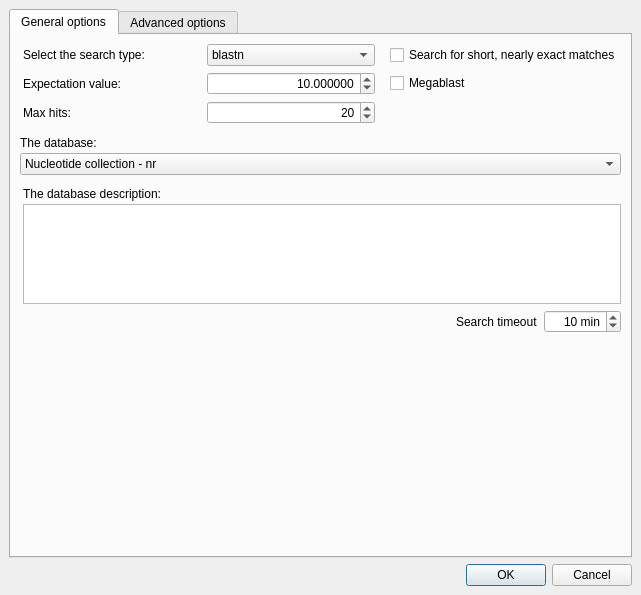
<?xml version="1.0" encoding="UTF-8"?>
<ui version="4.0">
 <class>RemoteBLASTDialog</class>
 <widget class="QDialog" name="RemoteBLASTDialog">
  <property name="geometry">
   <rect>
    <x>0</x>
    <y>0</y>
    <width>641</width>
    <height>595</height>
   </rect>
  </property>
  <property name="sizePolicy">
   <sizepolicy hsizetype="Preferred" vsizetype="MinimumExpanding">
    <horstretch>0</horstretch>
    <verstretch>0</verstretch>
   </sizepolicy>
  </property>
  <property name="windowTitle">
   <string>Search Through a Remote Database</string>
  </property>
  <property name="autoFillBackground">
   <bool>false</bool>
  </property>
  <property name="sizeGripEnabled">
   <bool>false</bool>
  </property>
  <property name="modal">
   <bool>false</bool>
  </property>
  <layout class="QVBoxLayout" name="verticalLayout_3">
   <property name="sizeConstraint">
    <enum>QLayout::SetMinAndMaxSize</enum>
   </property>
   <item>
    <widget class="QTabWidget" name="optionsTab">
     <property name="sizePolicy">
      <sizepolicy hsizetype="Expanding" vsizetype="MinimumExpanding">
       <horstretch>0</horstretch>
       <verstretch>0</verstretch>
      </sizepolicy>
     </property>
     <property name="currentIndex">
      <number>0</number>
     </property>
     <widget class="QWidget" name="tabGeneralOptions">
      <attribute name="title">
       <string>General options</string>
      </attribute>
      <layout class="QVBoxLayout" name="verticalLayout_2" stretch="0,0,0,0,0,1">
       <property name="sizeConstraint">
        <enum>QLayout::SetMinAndMaxSize</enum>
       </property>
       <item>
        <layout class="QGridLayout" name="layoutSearchOptions">
         <property name="sizeConstraint">
          <enum>QLayout::SetMinAndMaxSize</enum>
         </property>
         <property name="leftMargin">
          <number>3</number>
         </property>
         <property name="horizontalSpacing">
          <number>15</number>
         </property>
         <item row="0" column="0">
          <widget class="QLabel" name="lblDatabase">
           <property name="text">
            <string>Select the search type:</string>
           </property>
          </widget>
         </item>
         <item row="0" column="1">
          <widget class="QComboBox" name="dataBase">
           <item>
            <property name="text">
             <string>blastn</string>
            </property>
           </item>
           <item>
            <property name="text">
             <string>blastp</string>
            </property>
           </item>
           <item>
            <property name="text">
             <string>cdd</string>
            </property>
           </item>
          </widget>
         </item>
         <item row="0" column="2">
          <widget class="QCheckBox" name="shortSequenceCheckBox">
           <property name="text">
            <string>Search for short, nearly exact matches</string>
           </property>
          </widget>
         </item>
         <item row="2" column="0">
          <widget class="QLabel" name="lblEvalue">
           <property name="text">
            <string>Expectation value:</string>
           </property>
          </widget>
         </item>
         <item row="2" column="2">
          <widget class="QCheckBox" name="megablastCheckBox">
           <property name="text">
            <string>Megablast</string>
           </property>
          </widget>
         </item>
         <item row="3" column="0">
          <widget class="QLabel" name="lblQuantity">
           <property name="text">
            <string>Max hits:</string>
           </property>
          </widget>
         </item>
         <item row="3" column="1">
          <widget class="QSpinBox" name="quantitySpinBox">
           <property name="alignment">
            <set>Qt::AlignRight|Qt::AlignTrailing|Qt::AlignVCenter</set>
           </property>
           <property name="maximum">
            <number>5000</number>
           </property>
           <property name="singleStep">
            <number>10</number>
           </property>
           <property name="value">
            <number>20</number>
           </property>
          </widget>
         </item>
         <item row="2" column="1">
          <widget class="QDoubleSpinBox" name="evalueSpinBox">
           <property name="alignment">
            <set>Qt::AlignRight|Qt::AlignTrailing|Qt::AlignVCenter</set>
           </property>
           <property name="decimals">
            <number>6</number>
           </property>
           <property name="minimum">
            <double>0.000001000000000</double>
           </property>
           <property name="maximum">
            <double>100000.000000000000000</double>
           </property>
           <property name="value">
            <double>10.000000000000000</double>
           </property>
          </widget>
         </item>
        </layout>
       </item>
       <item>
        <layout class="QVBoxLayout" name="layoutDb">
         <property name="spacing">
          <number>3</number>
         </property>
         <property name="sizeConstraint">
          <enum>QLayout::SetMinAndMaxSize</enum>
         </property>
         <property name="topMargin">
          <number>6</number>
         </property>
         <item>
          <widget class="QLabel" name="lblDb">
           <property name="text">
            <string>The database:</string>
           </property>
          </widget>
         </item>
         <item>
          <widget class="QComboBox" name="dbComboBox">
           <property name="currentIndex">
            <number>2</number>
           </property>
           <item>
            <property name="text">
             <string>Human genomic plus transcript - est_human</string>
            </property>
           </item>
           <item>
            <property name="text">
             <string>Mouse genomic plus transcript - est_mouse</string>
            </property>
           </item>
           <item>
            <property name="text">
             <string>Nucleotide collection - nr</string>
            </property>
           </item>
           <item>
            <property name="text">
             <string>Reference nRNA sequences - refseq_rna</string>
            </property>
           </item>
           <item>
            <property name="text">
             <string>Reference genomic seqence - refseq_genomic</string>
            </property>
           </item>
           <item>
            <property name="text">
             <string>NCBI genomes - chromosome</string>
            </property>
           </item>
           <item>
            <property name="text">
             <string>Express sequence tags - est</string>
            </property>
           </item>
           <item>
            <property name="text">
             <string>Non-human, non-mouse ESTs - est_other</string>
            </property>
           </item>
           <item>
            <property name="text">
             <string>Genomic survey sequences - gss</string>
            </property>
           </item>
           <item>
            <property name="text">
             <string>High throughput genomic sequences - HTGS</string>
            </property>
           </item>
           <item>
            <property name="text">
             <string>Patent sequences - pat</string>
            </property>
           </item>
           <item>
            <property name="text">
             <string>Protein data bank - pdb</string>
            </property>
           </item>
           <item>
            <property name="text">
             <string>Human ALU repeat elements - alu_repeats</string>
            </property>
           </item>
           <item>
            <property name="text">
             <string>Sequence tagged sites - dbsts</string>
            </property>
           </item>
           <item>
            <property name="text">
             <string>Whole-genome shotgun reads - wgs</string>
            </property>
           </item>
           <item>
            <property name="text">
             <string>Environmental samples - env_nt</string>
            </property>
           </item>
          </widget>
         </item>
        </layout>
       </item>
       <item>
        <layout class="QVBoxLayout" name="layoutDbDescription">
         <property name="spacing">
          <number>3</number>
         </property>
         <property name="sizeConstraint">
          <enum>QLayout::SetMinAndMaxSize</enum>
         </property>
         <property name="leftMargin">
          <number>3</number>
         </property>
         <property name="topMargin">
          <number>6</number>
         </property>
         <item>
          <widget class="QLabel" name="lblDbDescription">
           <property name="text">
            <string>The database description:</string>
           </property>
          </widget>
         </item>
         <item>
          <widget class="QTextEdit" name="teDbDescription">
           <property name="sizePolicy">
            <sizepolicy hsizetype="Expanding" vsizetype="MinimumExpanding">
             <horstretch>0</horstretch>
             <verstretch>0</verstretch>
            </sizepolicy>
           </property>
           <property name="minimumSize">
            <size>
             <width>0</width>
             <height>100</height>
            </size>
           </property>
           <property name="maximumSize">
            <size>
             <width>16777215</width>
             <height>100</height>
            </size>
           </property>
           <property name="readOnly">
            <bool>true</bool>
           </property>
           <property name="html">
            <string>&lt;!DOCTYPE HTML PUBLIC &quot;-//W3C//DTD HTML 4.0//EN&quot; &quot;http://www.w3.org/TR/REC-html40/strict.dtd&quot;&gt;
&lt;html&gt;&lt;head&gt;&lt;meta name=&quot;qrichtext&quot; content=&quot;1&quot; /&gt;&lt;style type=&quot;text/css&quot;&gt;
p, li { white-space: pre-wrap; }
&lt;/style&gt;&lt;/head&gt;&lt;body style=&quot; font-family:'Lucida Grande'; font-size:13pt; font-weight:400; font-style:normal;&quot;&gt;
&lt;p style=&quot;-qt-paragraph-type:empty; margin-top:0px; margin-bottom:0px; margin-left:0px; margin-right:0px; -qt-block-indent:0; text-indent:0px; font-family:'MS Shell Dlg 2'; font-size:8pt;&quot;&gt;&lt;br /&gt;&lt;/p&gt;&lt;/body&gt;&lt;/html&gt;</string>
           </property>
          </widget>
         </item>
        </layout>
       </item>
       <item>
        <layout class="QVBoxLayout" name="layoutAnnotations">
         <property name="sizeConstraint">
          <enum>QLayout::SetMinAndMaxSize</enum>
         </property>
        </layout>
       </item>
       <item>
        <layout class="QHBoxLayout" name="layoutTimeout">
         <property name="sizeConstraint">
          <enum>QLayout::SetMinAndMaxSize</enum>
         </property>
         <item>
          <spacer name="spacerTimeout">
           <property name="orientation">
            <enum>Qt::Horizontal</enum>
           </property>
           <property name="sizeHint" stdset="0">
            <size>
             <width>40</width>
             <height>20</height>
            </size>
           </property>
          </spacer>
         </item>
         <item>
          <widget class="QLabel" name="lblTimeout">
           <property name="text">
            <string>Search timeout</string>
           </property>
          </widget>
         </item>
         <item>
          <widget class="QSpinBox" name="retrySpinBox">
           <property name="sizePolicy">
            <sizepolicy hsizetype="Preferred" vsizetype="Fixed">
             <horstretch>0</horstretch>
             <verstretch>0</verstretch>
            </sizepolicy>
           </property>
           <property name="alignment">
            <set>Qt::AlignRight|Qt::AlignTrailing|Qt::AlignVCenter</set>
           </property>
           <property name="suffix">
            <string> min</string>
           </property>
           <property name="minimum">
            <number>1</number>
           </property>
           <property name="maximum">
            <number>6000</number>
           </property>
           <property name="singleStep">
            <number>1</number>
           </property>
           <property name="value">
            <number>10</number>
           </property>
          </widget>
         </item>
        </layout>
       </item>
       <item>
        <spacer name="verticalSpacer_4">
         <property name="orientation">
          <enum>Qt::Vertical</enum>
         </property>
         <property name="sizeType">
          <enum>QSizePolicy::MinimumExpanding</enum>
         </property>
         <property name="sizeHint" stdset="0">
          <size>
           <width>0</width>
           <height>0</height>
          </size>
         </property>
        </spacer>
       </item>
      </layout>
     </widget>
     <widget class="QWidget" name="tabAdvancedOptions">
      <attribute name="title">
       <string>Advanced options</string>
      </attribute>
      <layout class="QVBoxLayout" name="verticalLayout_8">
       <property name="sizeConstraint">
        <enum>QLayout::SetMinAndMaxSize</enum>
       </property>
       <item>
        <layout class="QGridLayout" name="layoutAdvancedOptions">
         <item row="0" column="1">
          <widget class="QComboBox" name="wordSizeComboBox">
           <property name="sizePolicy">
            <sizepolicy hsizetype="Preferred" vsizetype="Fixed">
             <horstretch>2</horstretch>
             <verstretch>0</verstretch>
            </sizepolicy>
           </property>
           <property name="currentIndex">
            <number>0</number>
           </property>
           <item>
            <property name="text">
             <string>3</string>
            </property>
           </item>
           <item>
            <property name="text">
             <string>7</string>
            </property>
           </item>
           <item>
            <property name="text">
             <string>11</string>
            </property>
           </item>
           <item>
            <property name="text">
             <string>15</string>
            </property>
           </item>
          </widget>
         </item>
         <item row="0" column="0">
          <widget class="QLabel" name="lblWordSize">
           <property name="sizePolicy">
            <sizepolicy hsizetype="Minimum" vsizetype="Preferred">
             <horstretch>0</horstretch>
             <verstretch>0</verstretch>
            </sizepolicy>
           </property>
           <property name="text">
            <string>Word size</string>
           </property>
          </widget>
         </item>
         <item row="0" column="3">
          <widget class="QLabel" name="lblCosts">
           <property name="text">
            <string>Gap costs</string>
           </property>
          </widget>
         </item>
         <item row="0" column="4">
          <widget class="QComboBox" name="costsComboBox">
           <property name="sizePolicy">
            <sizepolicy hsizetype="Preferred" vsizetype="Fixed">
             <horstretch>2</horstretch>
             <verstretch>0</verstretch>
            </sizepolicy>
           </property>
           <property name="currentIndex">
            <number>0</number>
           </property>
           <item>
            <property name="text">
             <string>11 1</string>
            </property>
           </item>
           <item>
            <property name="text">
             <string>5 2</string>
            </property>
           </item>
           <item>
            <property name="text">
             <string>4 2</string>
            </property>
           </item>
           <item>
            <property name="text">
             <string>1 2</string>
            </property>
           </item>
           <item>
            <property name="text">
             <string>0 2</string>
            </property>
           </item>
           <item>
            <property name="text">
             <string>3 1</string>
            </property>
           </item>
           <item>
            <property name="text">
             <string>2 1</string>
            </property>
           </item>
           <item>
            <property name="text">
             <string>1 1</string>
            </property>
           </item>
          </widget>
         </item>
         <item row="1" column="0">
          <widget class="QLabel" name="lblScores">
           <property name="sizePolicy">
            <sizepolicy hsizetype="Minimum" vsizetype="Preferred">
             <horstretch>0</horstretch>
             <verstretch>0</verstretch>
            </sizepolicy>
           </property>
           <property name="text">
            <string>Match scores</string>
           </property>
          </widget>
         </item>
         <item row="1" column="1">
          <widget class="QComboBox" name="scoresComboBox">
           <property name="currentIndex">
            <number>0</number>
           </property>
           <item>
            <property name="text">
             <string>1 -2</string>
            </property>
           </item>
           <item>
            <property name="text">
             <string>1 -3</string>
            </property>
           </item>
           <item>
            <property name="text">
             <string>1 -4</string>
            </property>
           </item>
           <item>
            <property name="text">
             <string>2 -3</string>
            </property>
           </item>
           <item>
            <property name="text">
             <string>4 -5</string>
            </property>
           </item>
           <item>
            <property name="text">
             <string>1 -1</string>
            </property>
           </item>
          </widget>
         </item>
         <item row="3" column="0">
          <widget class="QLabel" name="lblMatrix">
           <property name="sizePolicy">
            <sizepolicy hsizetype="Minimum" vsizetype="Preferred">
             <horstretch>0</horstretch>
             <verstretch>0</verstretch>
            </sizepolicy>
           </property>
           <property name="text">
            <string>Matrix</string>
           </property>
          </widget>
         </item>
         <item row="3" column="1">
          <widget class="QComboBox" name="matrixComboBox"/>
         </item>
         <item row="5" column="1" colspan="4">
          <widget class="QLineEdit" name="phiPatternEdit"/>
         </item>
         <item row="5" column="0">
          <widget class="QLabel" name="lblPhiPattern">
           <property name="text">
            <string>PHI pattern</string>
           </property>
          </widget>
         </item>
         <item row="0" column="2">
          <spacer name="spacerAdvancedOptions1">
           <property name="orientation">
            <enum>Qt::Horizontal</enum>
           </property>
           <property name="sizeHint" stdset="0">
            <size>
             <width>40</width>
             <height>20</height>
            </size>
           </property>
          </spacer>
         </item>
         <item row="2" column="0">
          <widget class="QLabel" name="lblEntrezQuery">
           <property name="text">
            <string>Entrez query</string>
           </property>
          </widget>
         </item>
         <item row="2" column="1" colspan="4">
          <widget class="QLineEdit" name="entrezQueryEdit"/>
         </item>
         <item row="3" column="3">
          <widget class="QLabel" name="lblService">
           <property name="text">
            <string>Service</string>
           </property>
          </widget>
         </item>
         <item row="3" column="2">
          <spacer name="spacerAdvancedOptions2">
           <property name="orientation">
            <enum>Qt::Horizontal</enum>
           </property>
           <property name="sizeHint" stdset="0">
            <size>
             <width>40</width>
             <height>20</height>
            </size>
           </property>
          </spacer>
         </item>
         <item row="3" column="4">
          <widget class="QComboBox" name="serviceComboBox">
           <item>
            <property name="text">
             <string>plain</string>
            </property>
           </item>
           <item>
            <property name="text">
             <string>psi</string>
            </property>
           </item>
           <item>
            <property name="text">
             <string>phi</string>
            </property>
           </item>
          </widget>
         </item>
        </layout>
       </item>
       <item>
        <layout class="QHBoxLayout" name="layoutFiltersAndMasks">
         <item>
          <widget class="QGroupBox" name="gbFilters">
           <property name="title">
            <string>Filters</string>
           </property>
           <layout class="QVBoxLayout" name="verticalLayout_7">
            <item>
             <widget class="QCheckBox" name="lowComplexityFilterCheckBox">
              <property name="text">
               <string>Low complexity filter</string>
              </property>
             </widget>
            </item>
            <item>
             <widget class="QCheckBox" name="repeatsCheckBox">
              <property name="text">
               <string>Human repeats filter</string>
              </property>
             </widget>
            </item>
           </layout>
          </widget>
         </item>
         <item>
          <widget class="QGroupBox" name="gbMasks">
           <property name="title">
            <string>Masks</string>
           </property>
           <layout class="QVBoxLayout" name="verticalLayout">
            <item>
             <widget class="QCheckBox" name="lookupMaskCheckBox">
              <property name="text">
               <string>Mask for lookup table only</string>
              </property>
             </widget>
            </item>
            <item>
             <widget class="QCheckBox" name="lowerCaseCheckBox">
              <property name="text">
               <string>Mask lower case letters</string>
              </property>
             </widget>
            </item>
           </layout>
          </widget>
         </item>
        </layout>
       </item>
       <item>
        <widget class="QGroupBox" name="gbFilterResults">
         <property name="title">
          <string>Filter results</string>
         </property>
         <layout class="QVBoxLayout" name="verticalLayout_6">
          <item>
           <layout class="QGridLayout" name="layoutFilterResults">
            <item row="4" column="0">
             <spacer name="verticalSpacer">
              <property name="orientation">
               <enum>Qt::Vertical</enum>
              </property>
              <property name="sizeHint" stdset="0">
               <size>
                <width>20</width>
                <height>40</height>
               </size>
              </property>
             </spacer>
            </item>
            <item row="4" column="1">
             <spacer name="verticalSpacer_3">
              <property name="orientation">
               <enum>Qt::Vertical</enum>
              </property>
              <property name="sizeHint" stdset="0">
               <size>
                <width>39</width>
                <height>13</height>
               </size>
              </property>
             </spacer>
            </item>
            <item row="0" column="0">
             <widget class="QLabel" name="label_8">
              <property name="text">
               <string>Filter by</string>
              </property>
             </widget>
            </item>
            <item row="0" column="1">
             <widget class="QLabel" name="label_11">
              <property name="text">
               <string>Select result by</string>
              </property>
             </widget>
            </item>
            <item row="1" column="0">
             <widget class="QCheckBox" name="accessionCheckBox">
              <property name="text">
               <string>accession</string>
              </property>
             </widget>
            </item>
            <item row="1" column="1">
             <widget class="QRadioButton" name="evalueRadioButton">
              <property name="text">
               <string>EValue</string>
              </property>
              <property name="checked">
               <bool>true</bool>
              </property>
             </widget>
            </item>
            <item row="2" column="0">
             <widget class="QCheckBox" name="defCheckBox">
              <property name="text">
               <string>def (filter by definition of annotations)</string>
              </property>
             </widget>
            </item>
            <item row="3" column="0">
             <widget class="QCheckBox" name="idCheckBox">
              <property name="text">
               <string>id</string>
              </property>
             </widget>
            </item>
            <item row="2" column="1">
             <widget class="QRadioButton" name="scoreRadioButton">
              <property name="text">
               <string>Score</string>
              </property>
             </widget>
            </item>
           </layout>
          </item>
         </layout>
        </widget>
       </item>
       <item>
        <spacer name="verticalSpacer_2">
         <property name="orientation">
          <enum>Qt::Vertical</enum>
         </property>
         <property name="sizeHint" stdset="0">
          <size>
           <width>20</width>
           <height>40</height>
          </size>
         </property>
        </spacer>
       </item>
      </layout>
     </widget>
    </widget>
   </item>
   <item>
    <widget class="QDialogButtonBox" name="buttonBox">
     <property name="standardButtons">
      <set>QDialogButtonBox::Cancel|QDialogButtonBox::Ok</set>
     </property>
    </widget>
   </item>
  </layout>
 </widget>
 <layoutdefault spacing="6" margin="9"/>
 <tabstops>
  <tabstop>optionsTab</tabstop>
  <tabstop>dataBase</tabstop>
  <tabstop>shortSequenceCheckBox</tabstop>
  <tabstop>megablastCheckBox</tabstop>
  <tabstop>quantitySpinBox</tabstop>
  <tabstop>evalueSpinBox</tabstop>
  <tabstop>dbComboBox</tabstop>
  <tabstop>teDbDescription</tabstop>
  <tabstop>retrySpinBox</tabstop>
  <tabstop>wordSizeComboBox</tabstop>
  <tabstop>scoresComboBox</tabstop>
  <tabstop>costsComboBox</tabstop>
  <tabstop>entrezQueryEdit</tabstop>
  <tabstop>matrixComboBox</tabstop>
  <tabstop>serviceComboBox</tabstop>
  <tabstop>phiPatternEdit</tabstop>
  <tabstop>lowComplexityFilterCheckBox</tabstop>
  <tabstop>repeatsCheckBox</tabstop>
  <tabstop>lookupMaskCheckBox</tabstop>
  <tabstop>lowerCaseCheckBox</tabstop>
  <tabstop>accessionCheckBox</tabstop>
  <tabstop>defCheckBox</tabstop>
  <tabstop>idCheckBox</tabstop>
  <tabstop>evalueRadioButton</tabstop>
  <tabstop>scoreRadioButton</tabstop>
 </tabstops>
 <resources/>
 <connections/>
</ui>
